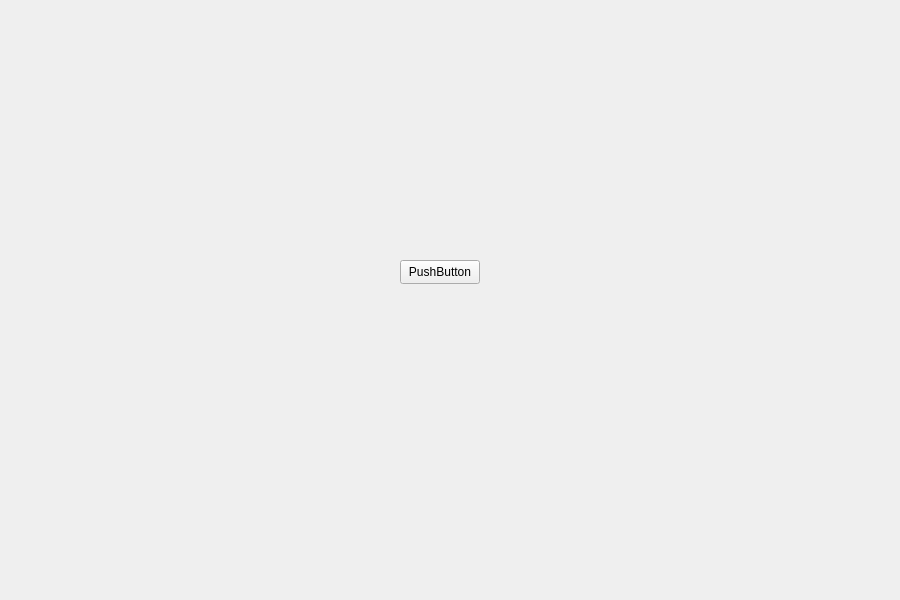
<?xml version="1.0" encoding="UTF-8"?>
<ui version="4.0">
 <class>Form</class>
 <widget class="QWidget" name="Form">
  <property name="geometry">
   <rect>
    <x>0</x>
    <y>0</y>
    <width>900</width>
    <height>600</height>
   </rect>
  </property>
  <property name="sizePolicy">
   <sizepolicy hsizetype="Fixed" vsizetype="Fixed">
    <horstretch>0</horstretch>
    <verstretch>0</verstretch>
   </sizepolicy>
  </property>
  <property name="windowTitle">
   <string>Form</string>
  </property>
  <widget class="QPushButton" name="pushButton">
   <property name="geometry">
    <rect>
     <x>400</x>
     <y>260</y>
     <width>80</width>
     <height>24</height>
    </rect>
   </property>
   <property name="text">
    <string>PushButton</string>
   </property>
  </widget>
 </widget>
 <resources/>
 <connections/>
</ui>
